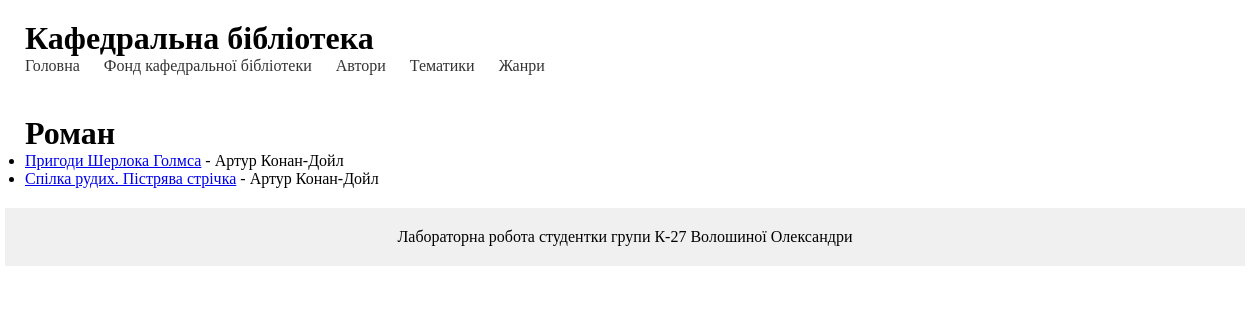
/genre/2/, run on the app's committed database.
### library/models.py (models this page shows, shortened)
class Genre(models.Model):
    name = models.CharField(max_length=10, null=True)

class Edition(models.Model):
    name = models.CharField(max_length=50, null=True)
    abstract = models.TextField(null=True)
    quantity_available = models.IntegerField(null=True)
    status = models.ForeignKey(Status, on_delete=models.SET_NULL, null=True)
    class Meta:
         ordering = ['name']
    class Meta:
         ordering = ['name']

class EditionsAuthors(models.Model):
    edition = models.ForeignKey(Edition, on_delete=models.CASCADE)
    author = models.ForeignKey(Author, on_delete=models.CASCADE)
    class Meta:
        unique_together = ('edition', 'author')

class Author(models.Model):
    first_name = models.CharField(max_length=10, null=True)
    last_name = models.CharField(max_length=20, null=True)
    pseudonym = models.CharField(max_length=25, null=True)
    country = models.ForeignKey('Country', on_delete=models.SET_NULL, null=True)
    def __str__(self):
        return self.first_name +" " + self.last_name
    class Meta:
        ordering = ['first_name', 'last_name']

### library/views.py (the view)
# urls.py: path('genre/<int:genre_id>/', genre_editions, name='genre_editions'),
def genre_editions(request, genre_id):
    genre = Genre.objects.get(pk=genre_id)
    editions = Edition.objects.filter(editionsgenres__genre=genre)
    return render(request, 'library/genre_edition.html', {'genre': genre, 'editions': editions})

### library/templates/library/genre_edition.html
{% extends 'library/base.html' %}
{% block content %}
    <h1>{{ genre.name }}</h1>
    <ul>
        {% for edition in editions %}
            <li><a href="{% url 'abstract' edition.id %}">{{ edition.name }}</a> -
                {% for author in edition.editionsauthors_set.all %}
                    {{ author.author }}
                {% endfor %}
            </li>
        {% endfor %}
    </ul>
{% endblock %}

### library/static/library/css/styles.css (style rules this page uses)
body, h1, h2, p, ul, li { margin: 0; padding: 0; }

### data on the page
Genre: name "Роман"
Edition: name "Пригоди Шерлока Голмса"
EditionsAuthors: author "Артур Конан-Дойл"
Edition: name "Спілка рудих. Пістрява стрічка"
EditionsAuthors: author "Артур Конан-Дойл"
